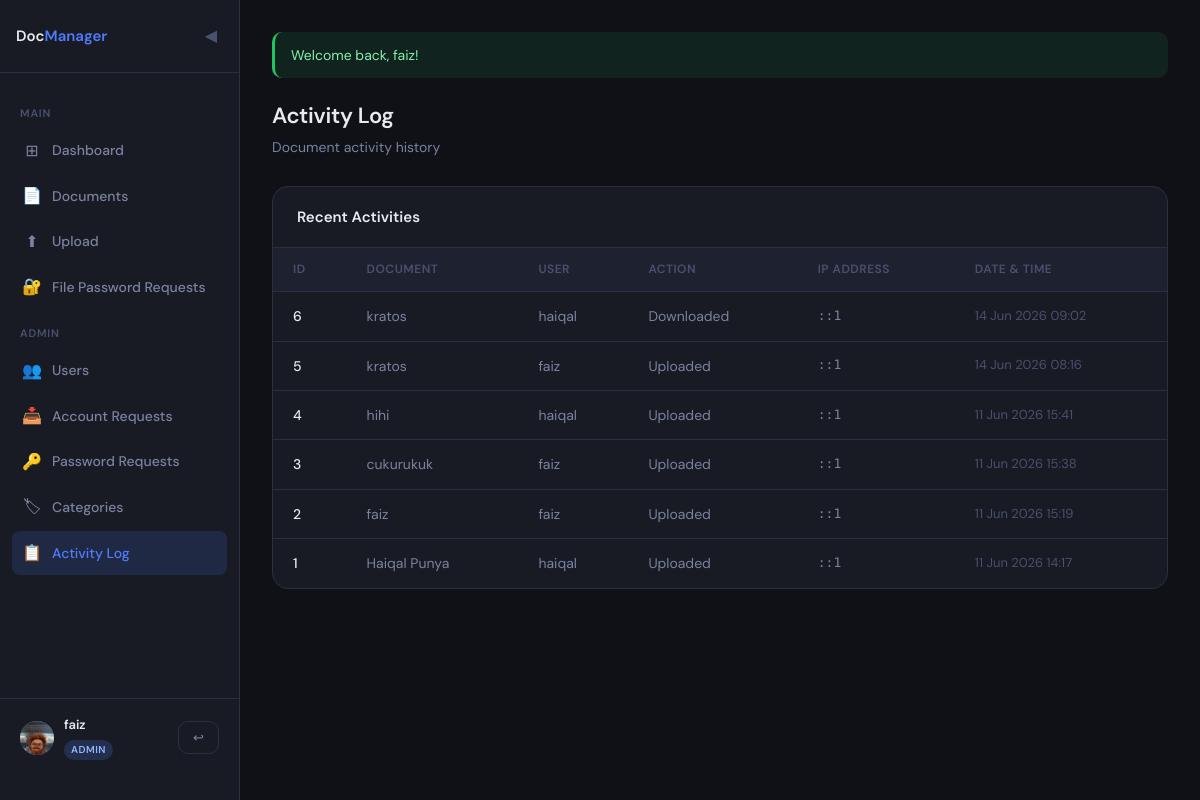
Screenshot of /index.php?page=activity (signed in) with the database file from the repository.
### tables this page shows
CREATE TABLE `document_activity` (
  `id` int(11) NOT NULL,
  `document_id` int(11) NOT NULL,
  `user_id` int(11) NOT NULL,
  `action` enum('uploaded','viewed','downloaded','edited','deleted','shared','access_granted','access_revoked') NOT NULL,
  `ip_address` varchar(45) DEFAULT NULL,
  `acted_at` datetime NOT NULL DEFAULT current_timestamp()
);

CREATE TABLE `document` (
  `id` int(11) NOT NULL,
  `title` varchar(255) NOT NULL,
  `description` text DEFAULT NULL,
  `file_path` varchar(500) NOT NULL,
  `file_type` varchar(50) NOT NULL,
  `file_size_kb` int(11) DEFAULT 0,
  `uploaded_by` int(11) NOT NULL,
  `category_id` int(11) DEFAULT NULL,
  `status` enum('draft','active','archived') NOT NULL DEFAULT 'active',
  `created_at` datetime NOT NULL DEFAULT current_timestamp(),
  `updated_at` datetime NOT NULL DEFAULT current_timestamp() ON UPDATE current_timestamp()
);

CREATE TABLE `employee` (
  `id` int(11) NOT NULL,
  `name` varchar(100) NOT NULL,
  `address` varchar(255) NOT NULL,
  `department` varchar(100) NOT NULL,
  `image` varchar(255) NOT NULL
);

### config.php (called while the page is built, shortened)
<?php
function e(string $value): string {
    return htmlspecialchars($value, ENT_QUOTES | ENT_HTML5, 'UTF-8');
}

### pages/activity.php (the view)
<?php
$db = getDB();
$activities = $db->query("
    SELECT
        da.id,
        da.action,
        da.ip_address,
        da.acted_at,
        d.title AS document_title,
        e.name AS employee_name
    FROM document_activity da
    LEFT JOIN document d ON da.document_id = d.id
    LEFT JOIN users u ON da.user_id = u.id
    LEFT JOIN employee e ON u.employee_id = e.id
    ORDER BY da.acted_at DESC
")->fetchAll();
?>
<div class="topbar">
    <div>
        <div class="page-title">Activity Log</div>
        <div class="page-sub">Document activity history</div>
    </div>
</div>
<div class="card">
    <div class="card-header">
        <div class="card-title">Recent Activities</div>
    </div>
    <div class="table-responsive">
    <table>
        <thead>
            <tr>
                <th>ID</th>
                <th>Document</th>
                <th>User</th>
                <th>Action</th>
                <th>IP Address</th>
                <th>Date &amp; Time</th>
            </tr>
        </thead>
        <tbody>
        <?php if (!empty($activities)): ?>
            <?php foreach ($activities as $activity): ?>
            <tr>
                <td><?= (int)$activity['id'] ?></td>
                <td><?= e($activity['document_title'] ?? '—') ?></td>
                <td><?= e($activity['employee_name'] ?? '—') ?></td>
                <td><?= e(ucfirst(str_replace('_', ' ', $activity['action']))) ?></td>
                <td style="font-family:var(--mono);font-size:13px;"><?= e($activity['ip_address'] ?? '—') ?></td>
                <td style="white-space:nowrap;color:var(--text-dim);font-size:13px;">
                    <?= date('d M Y H:i', strtotime($activity['acted_at'])) ?>
                </td>
            </tr>
            <?php endforeach; ?>
        <?php else: ?>
            <tr>
                <td colspan="6" style="text-align:center;padding:40px;">No activity records found.</td>
            </tr>
        <?php endif; ?>
        </tbody>
    </table>
    </div>
</div>

### index.php (style rules this page uses)
*, *::before, *::after { box-sizing: border-box; margin: 0; padding: 0; }
:root { --bg: #0f1117; --surface: #181b23; --surface2: #1e2130; --border: #2a2f42; --accent: #4f7cff; --accent-dim: #3a5fd9; --success: #22c55e; --danger: #f43f5e; --warning: #f59e0b; --text: #e8eaf0; --text-muted: #7b82a0; --text-dim: #4a5070; --font: 'DM Sans', sans-serif; --mono: 'DM Mono', monospace; --radius: 10px; --radius-lg: 16px; --shadow: 0 4px 24px rgba(0,0,0,.4); --sidebar-w: 240px; }
body { font-family: var(--font); background: var(--bg); color: var(--text); min-height: 100vh; font-size: 15px; line-height: 1.6; }
.topbar { display: flex; align-items: flex-start; justify-content: space-between; gap: 12px; margin-bottom: 28px; flex-wrap: wrap; }
.page-title { font-size: 22px; font-weight: 600; letter-spacing: -.3px; }
.page-sub { color: var(--text-muted); font-size: 14px; margin-top: 2px; }
.card { background: var(--surface); border: 1px solid var(--border); border-radius: var(--radius-lg); overflow: hidden; }
.card-header { padding: 18px 24px; border-bottom: 1px solid var(--border); display: flex; align-items: center; justify-content: space-between; flex-wrap: wrap; gap: 10px; }
.card-title { font-size: 15px; font-weight: 600; }
.table-responsive { overflow-x: auto; -webkit-overflow-scrolling: touch; }
table { width: 100%; border-collapse: collapse; min-width: 500px; }
th { text-align: left; padding: 12px 20px; font-size: 12px; font-weight: 600; letter-spacing: .5px; text-transform: uppercase; color: var(--text-dim); background: var(--surface2); border-bottom: 1px solid var(--border); white-space: nowrap; }
td { padding: 13px 20px; font-size: 14px; border-bottom: 1px solid var(--border); color: var(--text-muted); }
td:first-child { color: var(--text); font-weight: 500; }
tr:last-child td { border-bottom: none; }

### rows the page displays
document_activity: id "6", document.title "kratos", employee.name "haiqal", action "Downloaded", ip_address "::1", acted_at "14 Jun 2026 09:02"
document_activity: id "5", document.title "kratos", employee.name "faiz", action "Uploaded", ip_address "::1", acted_at "14 Jun 2026 08:16"
document_activity: id "4", document.title "hihi", employee.name "haiqal", action "Uploaded", ip_address "::1", acted_at "11 Jun 2026 15:41"
document_activity: id "3", document.title "cukurukuk", employee.name "faiz", action "Uploaded", ip_address "::1", acted_at "11 Jun 2026 15:38"
document_activity: id "2", document.title "faiz", employee.name "faiz", action "Uploaded", ip_address "::1", acted_at "11 Jun 2026 15:19"
document_activity: id "1", document.title "Haiqal Punya", employee.name "haiqal", action "Uploaded", ip_address "::1", acted_at "11 Jun 2026 14:17"

### other values shown
$authUser['employee_name'] "faiz"
$authUser['role'] "ADMIN"
$ok "Welcome back, faiz!"
